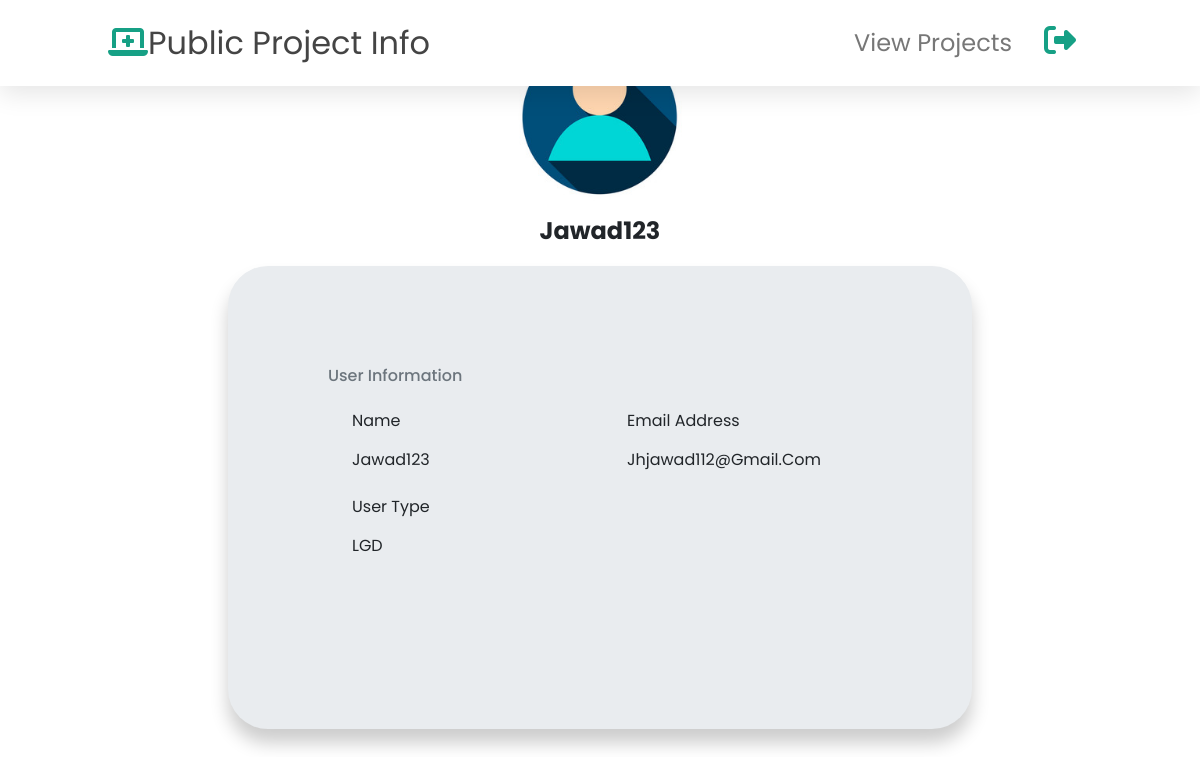
The app's page /PHP/EXCUser/EXCHome.php (signed in) with its own data.
### tables this page shows
CREATE TABLE `users` (
  `Uid` int(100) NOT NULL,
  `Uname` varchar(100) NOT NULL,
  `Pass` varchar(100) NOT NULL,
  `UType` varchar(100) NOT NULL,
  `UType_Criteria` varchar(100) NOT NULL,
  `email` varchar(100) NOT NULL
);

### PHP/EXCUser/EXCHome.php (the view, shortened to what this page needs)
<?php
require_once './includes/header.php';
$user_name = $_SESSION["excuser_name"];
$query = "SELECT * FROM users WHERE Uname='$user_name';";
require_once '../conn.php';
$result = mysqli_query($conn, $query);
while ($row = mysqli_fetch_assoc($result)) {
    $name = $row['Uname'];
    $type = $row['UType_Criteria'];
    $Email = $row['email'];
}
?>
<!DOCTYPE html>
<html lang="en">
<head>
    <link rel="stylesheet"
        href="https://cdnjs.cloudflare.com/ajax/libs/twitter-bootstrap/4.0.0/css/bootstrap.min.css" />
    <link rel="stylesheet" href="../EXCUser/css/profilestyle.css">
</head>
<body>
    <div class="profile">
        <div class="usercard">
            <div class="imgcontainer">
                <img src="../../Images/placeholder.jpg" alt="Avatar" style="width:100%">
            </div>
            <div class="container">
                <h4><b>
                        <?php echo $name ?>
                    </b></h4>
            </div>
        </div>
        <div class="userinfo">
            <form>
                <h6 class="heading-small text-muted mb-4">User information</h6>
                <div class="pl-lg-4">
                    <div class="row">
                        <div class="col-lg-6">
                            <div class="form-group focused">
                                <label class="form-control-label" for="input-username">Name</label>
                                <input type="text" readonly class="form-control-plaintext" id="staticEmail"
                                    value="<?php echo $name ?>" required>
                            </div>
                        </div>
                        <div class="col-lg-6">
                            <div class="form-group">
                                <label class="form-control-label" for="input-email">Email address</label>
                                <input type="text" readonly class="form-control-plaintext" id="staticEmail"
                                    value="<?php echo $Email ?>" required>
                            </div>
                        </div>
                    </div>
                    <div class="row">
                        <div class="col-lg-6">
                            <div class="form-group focused">
                                <label class="form-control-label" for="input-last-name">User Type</label>
                                <input type="text" readonly class="form-control-plaintext" id="staticEmail"
                                    value="<?php echo $type ?>" required>
                            </div>
                        </div>
                    </div>
                </div>
            </form>
            <br>
            <br>
        </div>
    </div>
</body>

### PHP/EXCUser/css/style.css (style rules this page uses)
* { margin: 0; padding: 0; box-sizing: border-box; font-family: "Poppins", sans-serif; outline: none; border: none; text-transform: capitalize; text-decoration: none; }

### PHP/EXCUser/css/profilestyle.css (style rules this page uses)
.profile { padding: 20px 19%; }
.usercard { width: 50%; height: auto; margin: 0 auto; margin-bottom: 10px; }
.imgcontainer { width: 50%; margin: 0 auto; }
img { border-radius: 50%; background-color: rgb(145, 148, 151); }
.container { padding: 2px 16px; text-align: center; }
.userinfo { margin: 0 auto; background-color: #e9ecef; padding: 100px; box-shadow: 0 14px 18px 0 rgba(0, 0, 0, 0.2); border-radius: 40px; }

### records on screen
users: Uname "Jawad123", Uname "jawad123", email "jhjawad112@gmail.com", UType_Criteria "LGD"
